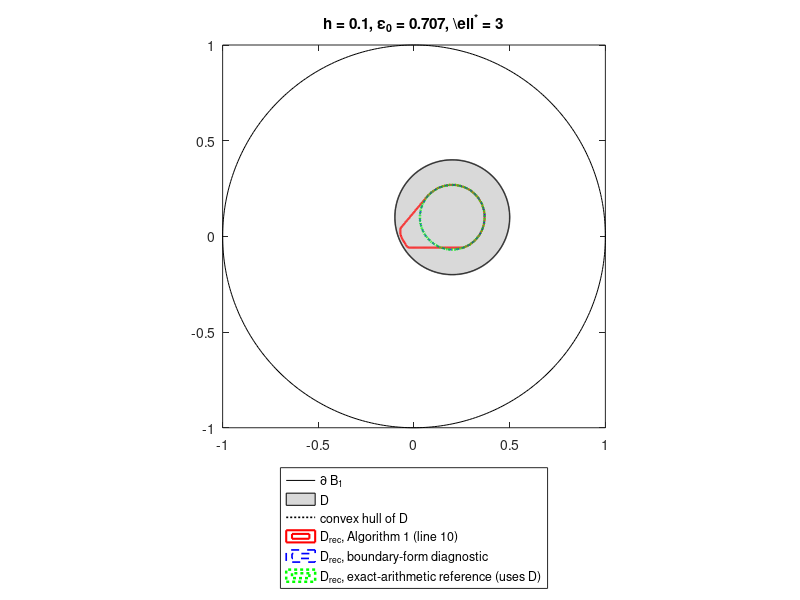
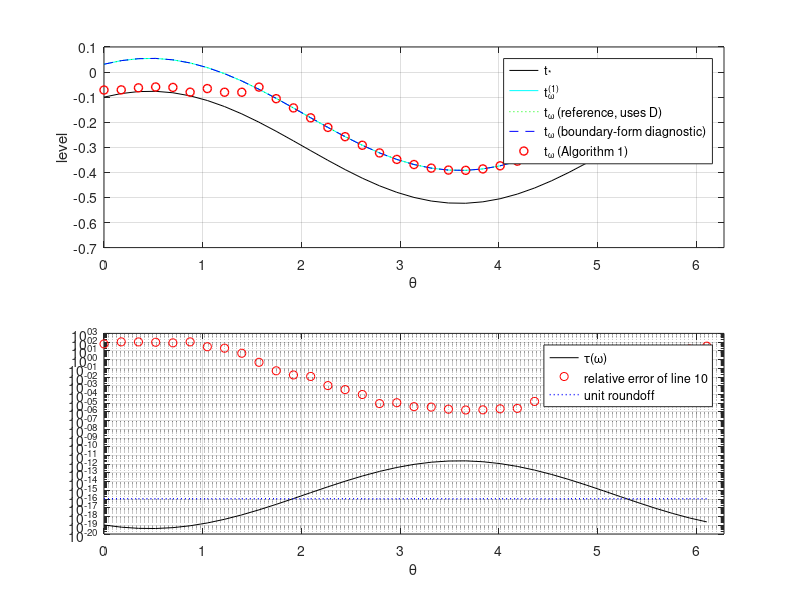

Here is the MATLAB script that generated these plots, in order:
function res = enclosure_kerr_alg1(opts)
%ENCLOSURE_KERR_ALG1  Algorithm 1 (enclosure method from simulated Neumann data).
%
%   Kow & Kuan, "An inverse problem for semilinear elliptic equations with
%   generalized Kerr-type nonlinearities", Section 4.
%
%   Model problem (4.1):  Delta u + chi_D |u|^2 u = 0 in B_1,  u = f on dB_1,
%   with D star-shaped about c, given in polar form
%       D = { c + s*r(phi)*(cos phi, sin phi) : 0 <= s < 1, 0 <= phi < 2 pi },
%   and compactly contained in B_1.  The default r(phi) = R gives a disk.
%
%   RES = ENCLOSURE_KERR_ALG1 runs Algorithm 1 with the default parameters
%   (h = 1/10, eps0 = 1/sqrt(2), lstar = 3, 36 directions) and plots the
%   result.  RES = ENCLOSURE_KERR_ALG1(OPTS) overrides any of the fields
%   h, eps0, lstar, Nw, c, R, rfun, Nr, Nphi, M, doPlot.
%
%   Example (non-convex trefoil containing the ball of radius 0.3 about c):
%     opts = struct('c', [-0.1 0.15], 'rfun', @(ph) 0.4 + 0.1*cos(3*ph), 'Nphi', 120);
%     res  = enclosure_kerr_alg1(opts);
%
%   Larger inclusion with smaller h (as in the accompanying runs):
%     opts = struct('h', 0.05, 'c', [0.05 0.05], 'rfun', @(ph) 0.55 + 0.15*cos(3*ph), ...
%                   'lstar', 3, 'Nr', 40, 'Nphi', 240, 'M', 1024);
%     opts = struct('h', 0.01, 'c', [0.05 0.05], 'rfun', @(ph) 0.55 + 0.15*cos(3*ph), ...
%                   'lstar', 1, 'Nr', 60, 'Nphi', 480, 'M', 2048);   % lstar = 1: see nl_bound
%
%   Forward solver.  The Picard iterates (4.3b) are computed through the
%   Dirichlet Green function of the unit disk,
%       W(x) = int_D G(x,y) F(y) dy,
%       d_nu W(xhat) = int_D P(xhat,y) F(y) dy,   P = Poisson kernel,
%   with Gauss-Legendre (in s) x trapezoidal (in phi) quadrature on D and
%   the trapezoidal rule on dB_1.  The log-singularity of G on the diagonal
%   is replaced by its cell average.  The normal derivative of v_fhat is
%   computed analytically: d_nu v_fhat = -(1/h) (xhat . rho) v_fhat.
%
%   Line 10 of Algorithm 1 forms the indicator from the simulated Neumann
%   data Lambda exactly as written, i.e. as the difference Lambda - d_nu v_f.
%   For comparison (diagnostics only, never used for the reconstruction)
%   the function also evaluates
%     I_bnd = eps0^4 int_{dB_1} d_nu W conj(fhat) dS     (avoids the cancellation
%             between Lambda and d_nu v_f, but the pairing with the oscillatory
%             fhat still loses a factor ~exp(-(1+t_*)/h); unreliable for h ~ 0.01)
%     I_vol = -eps0^4 int_D g(eps0^2 W + v) conj(v) dx    (identity (4.10b);
%             uses D explicitly, i.e. an "inverse crime")
%   the relative accuracy tau(omega) required of the Neumann data, and the
%   rigorous bound 3 eps0^2 |D| m^6 / K^(1) of Theorem 4.2(b),(c) on the
%   relative size of the nonlinear correction (m = exp(-(1+t_*)/h)).
%   The Green matrix (N x N) is built only when lstar >= 2.
%
%   Requires MATLAB R2016b or later (implicit expansion).

if nargin < 1, opts = struct(); end
p = setDefaults(opts);

h = p.h; eps0 = p.eps0; lstar = p.lstar; Nw = p.Nw; c = p.c(:).'; R = p.R;
if isempty(p.rfun)
    rfun = @(ph) R + 0*ph;                       % disk of radius R
else
    rfun = p.rfun;
end
assert(eps0^2 <= 1/2, 'Lemma 4.1 requires eps0^2 <= 1/2.');
phib = 2*pi*(0:4095)'/4096;                      % fine sampling of dD
bD   = c + rfun(phib).*[cos(phib), sin(phib)];
assert(max(sqrt(sum(bD.^2, 2))) < 1, 'D must be compactly contained in B_1.');

%% Quadrature on D:  y = c + s r(phi) e(phi),  dy = s r(phi)^2 ds dphi
[xg, wg] = gaussLegendre(p.Nr);
ss  = (xg + 1)/2;
ws  = wg/2;
phi = 2*pi*(0:p.Nphi-1)'/p.Nphi;
[Sg, PPg] = ndgrid(ss, phi);
RRg = Sg.*rfun(PPg);
Y   = [c(1) + RRg(:).*cos(PPg(:)), c(2) + RRg(:).*sin(PPg(:))];
wY  = reshape((ws.*ss)*ones(1, p.Nphi).*rfun(PPg).^2*(2*pi/p.Nphi), [], 1);
N   = size(Y, 1);
y2  = sum(Y.^2, 2);

%% Green matrix on D (only needed for Picard steps l >= 2):  GW(i,j) = G(Y_i, Y_j) * wY_j
GW = [];
if lstar >= 2
%  G(x,y) = (log|x-y| - log(|y| |x - y/|y|^2|)) / (2 pi),  Delta_x G = delta_y,
%  and |y| |x - y/|y|^2| = sqrt(|x|^2 |y|^2 - 2 x.y + 1).
D1 = sqrt((Y(:,1) - Y(:,1).').^2 + (Y(:,2) - Y(:,2).').^2);
D2 = sqrt(max(y2*y2.' - 2*(Y*Y.') + 1, 0));
D1(1:N+1:end) = 1;                              % placeholder, fixed below
GW = (log(D1) - log(D2))/(2*pi);
clear D1
a  = sqrt(wY/pi);                               % radius of a disk with the cell area
GW(1:N+1:end) = (log(a) - 0.5)/(2*pi) - log(diag(D2))/(2*pi);   % cell average
clear D2
GW = GW .* wY.';
end

%% Boundary quadrature and Poisson kernel:  PW(m,j) = P(X_m, Y_j) * wY_j
th = 2*pi*(0:p.M-1)'/p.M;
X  = [cos(th), sin(th)];
ds = 2*pi/p.M;
PW = (1 - y2.') ./ (2*pi*((X(:,1) - Y(:,1).').^2 + (X(:,2) - Y(:,2).').^2));
PW = PW .* wY.';

%% Algorithm 1
g     = @(z) abs(z).^2 .* z;
theta = 2*pi*(0:Nw-1)'/Nw;                       % line 2
[t_alg, t_bnd, t_vol, t_lin, t_star, rel_alg, tau, nl_bound] = deal(zeros(Nw, 1));
areaD = sum(wY);

for k = 1:Nw                                     % line 1
    om   = [cos(theta(k)), sin(theta(k))];
    omp  = [-sin(theta(k)), cos(theta(k))];
    rhoX = X*om.' + 1i*(X*omp.');                % rho . xhat on dB_1
    rhoY = Y*om.' + 1i*(Y*omp.');                % rho . y at the nodes in D

    fhat  = exp(-(1 + rhoX)/h);                  % line 3: f = eps0*fhat
    f     = eps0*fhat;
    vY    = exp(-(1 + rhoY)/h);                  % line 4: v_fhat at the nodes in D
    dvhat = -(1/h)*rhoX.*fhat;                   % d_nu v_fhat on dB_1 (nu = xhat)
    dvf   = eps0*dvhat;                          % d_nu v_f

    W = zeros(N, 1);                             % line 5: W^(0) = 0
    for l = 1:lstar                              % lines 6-8
        F = -g(eps0^2*W + vY);                   % right-hand side of (4.3b), uses W^(l-1)
        if l < lstar
            W = GW*F;                            % W^(l) at the nodes in D
        else
            dW    = PW*F;                        % d_nu W^(lstar) on dB_1
            Flast = F;
        end
    end

    Lambda = eps0*dvhat + eps0^3*dW;             % line 9: simulated measurement
    I_alg  = sum((Lambda - dvf).*conj(f))*ds;    % line 10: difference of Neumann data
    t_alg(k) = -1 - (h/4)*log(abs(I_alg)/eps0^4);   % line 11

    % ---- diagnostics (not part of Algorithm 1) ----
    I_bnd = eps0^4*sum(dW.*conj(fhat))*ds;
    I_vol = eps0^4*sum(Flast.*conj(vY).*wY);
    K1    = sum(abs(vY).^4.*wY);
    t_bnd(k)  = -1 - (h/4)*log(abs(I_bnd)/eps0^4);
    t_vol(k)  = -1 - (h/4)*log(abs(I_vol)/eps0^4);
    t_lin(k)  = -1 - (h/4)*log(K1);              % linearized level t^(1)_omega
    t_star(k) = min(bD*om.');                    % inf_{x in D} omega . x
    rel_alg(k) = abs(I_alg - I_vol)/abs(I_vol);
    tau(k) = abs(I_vol)/(sqrt(sum(abs(dvf).^2)*ds)*sqrt(sum(abs(f).^2)*ds));
    nl_bound(k) = exp(log(3*eps0^2*areaD) - 6*(1 + t_star(k))/h - log(K1));
end

%% Output
res = struct('theta', theta, 't_alg', t_alg, 't_bnd', t_bnd, 't_vol', t_vol, ...
             't_lin', t_lin, 't_star', t_star, 'rel_alg', rel_alg, 'tau', tau, ...
             'nl_bound', nl_bound, 'boundaryD', bD, 'areaD', areaD, 'params', p);

fprintf('\n  h = %g, eps0 = %.4f, lstar = %d, quadrature %d x %d on D, %d on dB_1\n', ...
        h, eps0, lstar, p.Nr, p.Nphi, p.M);
fprintf('\n  theta     t_*      t_alg     t_bnd     t_lin     tau        rel.err(line 10)  nonlin.bound\n');
for k = 1:Nw
    fprintf('  %5.3f  %+7.4f  %+8.4f  %+8.4f  %+8.4f  %9.2e  %9.2e         %9.2e\n', ...
        theta(k), t_star(k), t_alg(k), t_bnd(k), t_lin(k), tau(k), rel_alg(k), nl_bound(k));
end
fprintf('\n  unit roundoff = %.2e;  directions with tau < unit roundoff: %d of %d\n', ...
        eps/2, nnz(tau < eps/2), Nw);
fprintf(['  max |t_bnd - t_vol| = %.2e (agreement of boundary and volume forms;' ...
         ' degrades for small h)\n\n'], max(abs(t_bnd - t_vol)));

if p.doPlot
    plotResults(res);
end
end

%% ------------------------------------------------------------------------
function p = setDefaults(opts)
p = struct('h', 0.1, 'eps0', 1/sqrt(2), 'lstar', 3, 'Nw', 36, ...
           'c', [0.2, 0.1], 'R', 0.3, 'rfun', [], 'Nr', 40, 'Nphi', 96, ...
           'M', 1024, 'doPlot', true);
fn = fieldnames(opts);
for i = 1:numel(fn)
    p.(fn{i}) = opts.(fn{i});
end
end

function [x, w] = gaussLegendre(n)
% Gauss-Legendre nodes and weights on [-1,1] (Golub-Welsch).
k    = 1:n-1;
beta = k./sqrt(4*k.^2 - 1);
J    = diag(beta, 1) + diag(beta, -1);
[V, L] = eig(J);
[x, idx] = sort(diag(L));
w = 2*(V(1, idx).').^2;
end

function plotResults(res)
theta = res.theta;
bD    = res.boundaryD;
hullIdx = convhull(bD(:,1), bD(:,2));

% reconstructed convex hulls on a grid
n = 801;
[xx, yy] = meshgrid(linspace(-1, 1, n));
inB = xx.^2 + yy.^2 <= 1;
maskAlg = inB;  maskBnd = inB;  maskVol = inB;
for k = 1:numel(theta)
    s = cos(theta(k))*xx + sin(theta(k))*yy;
    maskAlg = maskAlg & (s >= res.t_alg(k));
    maskBnd = maskBnd & (s >= res.t_bnd(k));
    maskVol = maskVol & (s >= res.t_vol(k));
end

figure('Name', 'Algorithm 1: reconstruction');
hold on; axis equal; box on;
s = linspace(0, 2*pi, 400);
plot(cos(s), sin(s), 'k-');
fill(bD(:,1), bD(:,2), [0.85 0.85 0.85], 'EdgeColor', 'k');
plot(bD(hullIdx,1), bD(hullIdx,2), 'k:', 'LineWidth', 1.2);
contour(xx, yy, double(maskAlg), [0.5 0.5], 'r-', 'LineWidth', 1.5);
contour(xx, yy, double(maskBnd), [0.5 0.5], 'b--', 'LineWidth', 1.2);
contour(xx, yy, double(maskVol), [0.5 0.5], 'g:', 'LineWidth', 1.8);
legend({'\partial B_1', 'D', 'convex hull of D', 'D_{rec}, Algorithm 1 (line 10)', ...
        'D_{rec}, boundary-form diagnostic', ...
        'D_{rec}, exact-arithmetic reference (uses D)'}, 'Location', 'southoutside');
title(sprintf('h = %g, \\epsilon_0 = %.3f, \\ell^* = %d', ...
      res.params.h, res.params.eps0, res.params.lstar));
xlim([-1 1]); ylim([-1 1]);

figure('Name', 'Algorithm 1: levels and accuracy');
subplot(2, 1, 1);
plot(theta, res.t_star, 'k-', theta, res.t_lin, 'c-', theta, res.t_vol, 'g:', ...
     theta, res.t_bnd, 'b--', theta, res.t_alg, 'ro', 'LineWidth', 1);
legend({'t_*', 't^{(1)}_\omega', 't_\omega (reference, uses D)', ...
        't_\omega (boundary-form diagnostic)', 't_\omega (Algorithm 1)'}, ...
       'Location', 'best');
xlabel('\theta'); ylabel('level'); xlim([0 2*pi]); grid on;
subplot(2, 1, 2);
semilogy(theta, res.tau, 'k-', theta, res.rel_alg, 'ro', ...
         theta, (eps/2)*ones(size(theta)), 'b:', 'LineWidth', 1);
legend({'\tau(\omega)', 'relative error of line 10', 'unit roundoff'}, ...
       'Location', 'best');
xlabel('\theta'); xlim([0 2*pi]); grid on;
end
